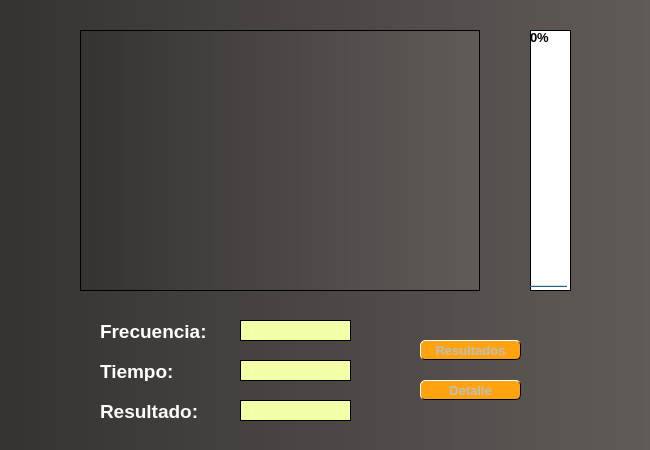
<?xml version="1.0" encoding="UTF-8"?>
<ui version="4.0">
 <class>EscgWin</class>
 <widget class="QDialog" name="EscgWin">
  <property name="geometry">
   <rect>
    <x>0</x>
    <y>0</y>
    <width>650</width>
    <height>450</height>
   </rect>
  </property>
  <property name="minimumSize">
   <size>
    <width>650</width>
    <height>450</height>
   </size>
  </property>
  <property name="maximumSize">
   <size>
    <width>840</width>
    <height>620</height>
   </size>
  </property>
  <property name="windowTitle">
   <string>Simulador de RCP</string>
  </property>
  <property name="windowIcon">
   <iconset resource="../Resources/Iconos.qrc">
    <normaloff>:/main/Icono.png</normaloff>:/main/Icono.png</iconset>
  </property>
  <property name="styleSheet">
   <string notr="true">background-color: qlineargradient(spread:pad, x1:0, y1:0, x2:1, y2:0, stop:0 rgba(53, 50, 48, 255), stop:1 rgba(97, 91, 88, 255));
</string>
  </property>
  <widget class="PlotWidget" name="graphicsView">
   <property name="geometry">
    <rect>
     <x>80</x>
     <y>30</y>
     <width>400</width>
     <height>261</height>
    </rect>
   </property>
  </widget>
  <widget class="QLabel" name="label">
   <property name="geometry">
    <rect>
     <x>100</x>
     <y>320</y>
     <width>111</width>
     <height>21</height>
    </rect>
   </property>
   <property name="font">
    <font>
     <pointsize>10</pointsize>
     <weight>75</weight>
     <bold>true</bold>
    </font>
   </property>
   <property name="styleSheet">
    <string notr="true">background-color: transparent;</string>
   </property>
   <property name="frameShape">
    <enum>QFrame::NoFrame</enum>
   </property>
   <property name="text">
    <string>&lt;html&gt;&lt;head/&gt;&lt;body&gt;&lt;p&gt;&lt;span style=&quot; font-size:14pt; color:#ffffff;&quot;&gt;Frecuencia:&lt;/span&gt;&lt;/p&gt;&lt;/body&gt;&lt;/html&gt;</string>
   </property>
   <property name="textFormat">
    <enum>Qt::AutoText</enum>
   </property>
  </widget>
  <widget class="QProgressBar" name="medidor">
   <property name="geometry">
    <rect>
     <x>530</x>
     <y>30</y>
     <width>41</width>
     <height>261</height>
    </rect>
   </property>
   <property name="font">
    <font>
     <pointsize>10</pointsize>
     <weight>75</weight>
     <bold>true</bold>
    </font>
   </property>
   <property name="styleSheet">
    <string notr="true">
border:1px solid;
background-color: rgb(255, 255, 255);
border-color: rgb(0, 0, 0);</string>
   </property>
   <property name="value">
    <number>0</number>
   </property>
   <property name="orientation">
    <enum>Qt::Vertical</enum>
   </property>
   <property name="textDirection">
    <enum>QProgressBar::TopToBottom</enum>
   </property>
  </widget>
  <widget class="QLabel" name="label_2">
   <property name="geometry">
    <rect>
     <x>100</x>
     <y>360</y>
     <width>81</width>
     <height>21</height>
    </rect>
   </property>
   <property name="font">
    <font>
     <pointsize>10</pointsize>
     <weight>75</weight>
     <bold>true</bold>
    </font>
   </property>
   <property name="styleSheet">
    <string notr="true">background-color: transparent;</string>
   </property>
   <property name="text">
    <string>&lt;html&gt;&lt;head/&gt;&lt;body&gt;&lt;p&gt;&lt;span style=&quot; font-size:14pt; color:#ffffff;&quot;&gt;Tiempo:&lt;/span&gt;&lt;/p&gt;&lt;/body&gt;&lt;/html&gt;</string>
   </property>
  </widget>
  <widget class="QLabel" name="label_3">
   <property name="geometry">
    <rect>
     <x>100</x>
     <y>400</y>
     <width>111</width>
     <height>21</height>
    </rect>
   </property>
   <property name="font">
    <font>
     <pointsize>10</pointsize>
     <weight>75</weight>
     <bold>true</bold>
    </font>
   </property>
   <property name="styleSheet">
    <string notr="true">background-color: transparent;</string>
   </property>
   <property name="text">
    <string>&lt;html&gt;&lt;head/&gt;&lt;body&gt;&lt;p&gt;&lt;span style=&quot; font-size:14pt; color:#fbfbfb;&quot;&gt;Resultado:&lt;/span&gt;&lt;/p&gt;&lt;/body&gt;&lt;/html&gt;</string>
   </property>
  </widget>
  <widget class="QLabel" name="lbfrecuencia">
   <property name="enabled">
    <bool>true</bool>
   </property>
   <property name="geometry">
    <rect>
     <x>240</x>
     <y>320</y>
     <width>111</width>
     <height>21</height>
    </rect>
   </property>
   <property name="styleSheet">
    <string notr="true">QLabel{ 
background-color: rgb(244, 255, 167);
color: rgb(0, 0, 0);
border:1px solid;
border-color: rgb(0, 0, 0);
}
QLabel:hover{ background-color: white; }</string>
   </property>
   <property name="text">
    <string/>
   </property>
  </widget>
  <widget class="QLabel" name="lbtiempo">
   <property name="geometry">
    <rect>
     <x>240</x>
     <y>360</y>
     <width>111</width>
     <height>21</height>
    </rect>
   </property>
   <property name="styleSheet">
    <string notr="true">QLabel{ 
background-color: rgb(244, 255, 167);
color: rgb(0, 0, 0);
border:1px solid;
border-color: rgb(0, 0, 0);
}
QLabel:hover{ background-color: white; }</string>
   </property>
   <property name="text">
    <string/>
   </property>
  </widget>
  <widget class="QLabel" name="lbresultado">
   <property name="geometry">
    <rect>
     <x>240</x>
     <y>400</y>
     <width>111</width>
     <height>21</height>
    </rect>
   </property>
   <property name="font">
    <font>
     <pointsize>10</pointsize>
     <weight>75</weight>
     <bold>true</bold>
    </font>
   </property>
   <property name="styleSheet">
    <string notr="true">QLabel{ 
background-color:rgb(244, 255, 167);
color: rgb(0, 0, 0);
border:1px solid;
border-color: rgb(0, 0, 0);
}
QLabel:hover{ background-color: white; }</string>
   </property>
   <property name="text">
    <string/>
   </property>
  </widget>
  <widget class="QPushButton" name="btnresultados">
   <property name="enabled">
    <bool>false</bool>
   </property>
   <property name="geometry">
    <rect>
     <x>420</x>
     <y>340</y>
     <width>101</width>
     <height>20</height>
    </rect>
   </property>
   <property name="font">
    <font>
     <pointsize>10</pointsize>
     <weight>75</weight>
     <bold>true</bold>
    </font>
   </property>
   <property name="styleSheet">
    <string notr="true">QPushButton{
background-color: rgb(255, 164, 16);
border: 1px solid;
border-radius:5px;
border-left-color:rgb(255, 255, 255);
border-top-color:rgb(255, 255, 255);
border-right-color:rgb(0, 0, 0);
border-bottom-color:rgb(0, 0, 0);
 }
QPushButton:pressed{ 
background-color: rgb(241, 214, 0);
border-right-color:rgb(100, 100, 100);
border-bottom-color:rgb(100, 100, 100);
border-left-color:rgb(100, 100, 100);
border-top-color:rgb(100, 100, 100);
 }</string>
   </property>
   <property name="text">
    <string>Resultados</string>
   </property>
   <property name="icon">
    <iconset resource="../Resources/Iconos.qrc">
     <normaloff>:/Botones/res1.png</normaloff>:/Botones/res1.png</iconset>
   </property>
   <property name="iconSize">
    <size>
     <width>15</width>
     <height>15</height>
    </size>
   </property>
  </widget>
  <widget class="QPushButton" name="btndetalle">
   <property name="enabled">
    <bool>false</bool>
   </property>
   <property name="geometry">
    <rect>
     <x>420</x>
     <y>380</y>
     <width>101</width>
     <height>20</height>
    </rect>
   </property>
   <property name="font">
    <font>
     <pointsize>10</pointsize>
     <weight>75</weight>
     <bold>true</bold>
    </font>
   </property>
   <property name="styleSheet">
    <string notr="true">QPushButton{
background-color: rgb(255, 164, 16);
border: 1px solid;
border-radius:5px;
border-left-color:rgb(255, 255, 255);
border-top-color:rgb(255, 255, 255);
border-right-color:rgb(0, 0, 0);
border-bottom-color:rgb(0, 0, 0);
 }
QPushButton:pressed{ 
background-color: rgb(241, 214, 0);
border-right-color:rgb(100, 100, 100);
border-bottom-color:rgb(100, 100, 100);
border-left-color:rgb(100, 100, 100);
border-top-color:rgb(100, 100, 100);
 }</string>
   </property>
   <property name="text">
    <string>Detalle</string>
   </property>
   <property name="icon">
    <iconset resource="../Resources/Iconos.qrc">
     <normaloff>:/Botones/res1.png</normaloff>:/Botones/res1.png</iconset>
   </property>
   <property name="iconSize">
    <size>
     <width>15</width>
     <height>15</height>
    </size>
   </property>
  </widget>
 </widget>
 <customwidgets>
  <customwidget>
   <class>PlotWidget</class>
   <extends>QGraphicsView</extends>
   <header location="global">pyqtgraph</header>
  </customwidget>
 </customwidgets>
 <resources>
  <include location="../Resources/Iconos.qrc"/>
 </resources>
 <connections/>
</ui>
